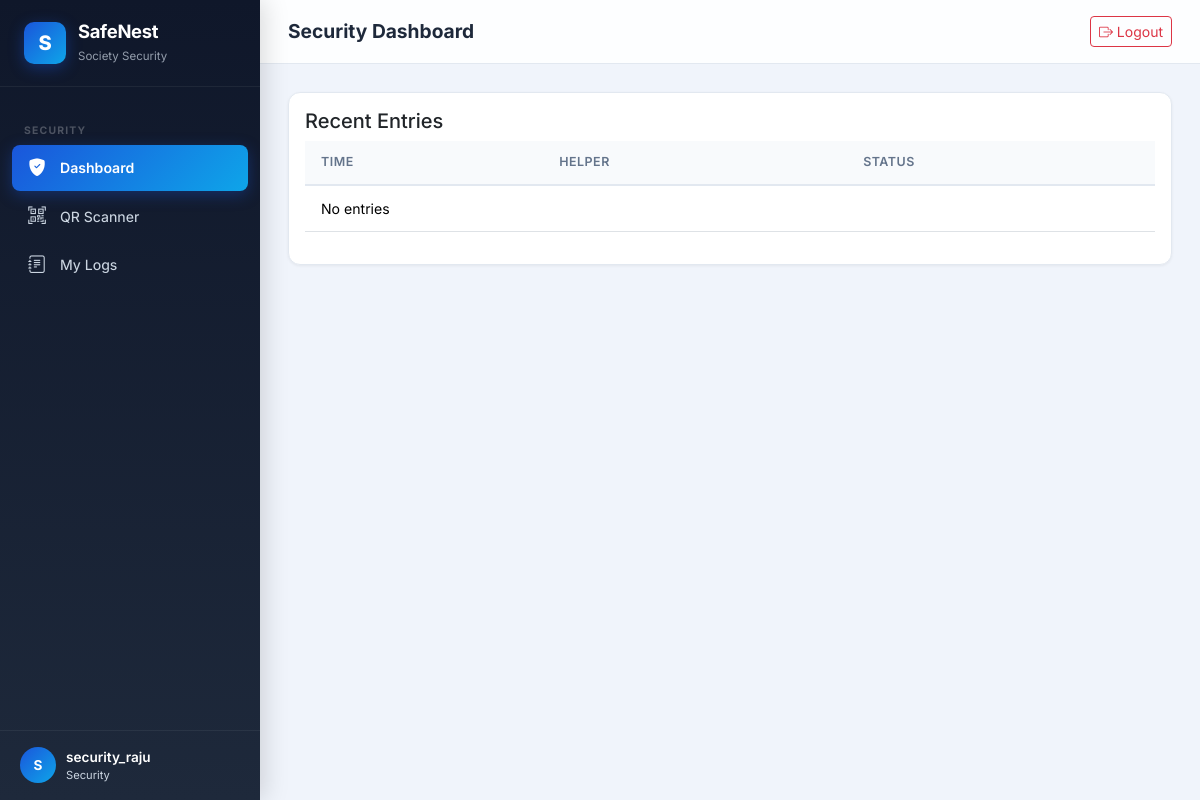
Page /security/dashboard (signed in) on the committed database.
### models.py (models this page shows, shortened)
class User(UserMixin, db.Model):
    __tablename__ = 'users'
    id = db.Column(db.Integer, primary_key=True)
    username = db.Column(db.String(80), unique=True, nullable=False)
    email = db.Column(db.String(120), unique=True, nullable=False)
    password_hash = db.Column(db.String(256), nullable=False)
    role = db.Column(db.String(20), nullable=False, default='resident')  # admin, resident, security
    flat_number = db.Column(db.String(20), nullable=True)
    phone = db.Column(db.String(15), nullable=True)
    is_active_user = db.Column(db.Boolean, default=True)
    created_at = db.Column(db.DateTime, default=datetime.utcnow)
    resident = db.relationship('Resident', backref='user', uselist=False, lazy=True)
    guard_logs = db.relationship('EntryLog', backref='guard', lazy=True)
    @property
    def is_active(self):
        return self.is_active_user

### app.py (the view)
    @app.route('/security/dashboard')
    @role_required('security')
    def security_dashboard():
        today = datetime.utcnow().date()
        scans_today = EntryLog.query.filter(db.func.date(EntryLog.entry_time) == today).count()
        blocked_today = EntryLog.query.filter(db.func.date(EntryLog.entry_time) == today, EntryLog.status == 'blocked').count()
        recent_logs = EntryLog.query.order_by(EntryLog.entry_time.desc()).limit(10).all()
        blocked_helpers = Helper.query.filter(Helper.verification_status.in_(['suspended', 'revoked'])).all()
        return render_template('security/dashboard.html',
                               scans_today=scans_today, blocked_today=blocked_today,
                               recent_logs=recent_logs, blocked_helpers=blocked_helpers)

### templates/security/dashboard.html (shortened to what this page needs)
{% extends "base.html" %}
{% block page_title %}Security Dashboard{% endblock %}
{% block content %}
<div class="card animate-in">
    <div class="card-body">
        <h5>Recent Entries</h5>
        <table class="table">
            <thead><tr><th>Time</th><th>Helper</th><th>Status</th></tr></thead>
            <tbody>
            {% for l in logs %}
            <tr><td>{{ l.entry_time }}</td><td>{{ l.helper.name }}</td><td>{{ l.status }}</td></tr>
            {% else %}
            <tr><td colspan="3">No entries</td></tr>
            {% endfor %}
            </tbody>
        </table>
    </div>
</div>
{% endblock %}

### templates/base.html (shortened to what this page needs)
<!DOCTYPE html>
<html lang="en">
<head>
    <link href="https://cdn.jsdelivr.net/npm/bootstrap@5.3.3/dist/css/bootstrap.min.css" rel="stylesheet">
    <link href="https://cdn.jsdelivr.net/npm/bootstrap-icons@1.11.3/font/bootstrap-icons.css" rel="stylesheet">
    <link href="{{ url_for('static', filename='css/style.css') }}" rel="stylesheet">
</head>
<body>
{% if current_user.is_authenticated %}
<aside class="sidebar" id="sidebar">
    <div class="sidebar-brand">
        <div class="brand-icon">S</div>
        <div>
            <h5>SafeNest</h5>
            <small>Society Security</small>
        </div>
    </div>
    <nav class="sidebar-nav">
        {% if current_user.role == 'admin' %}
        <div class="nav-section">Management</div>
        <a href="{{ url_for('admin_dashboard') }}" class="nav-link {% if request.endpoint == 'admin_dashboard' %}active{% endif %}">
            <i class="bi bi-grid-1x2-fill"></i> Dashboard
        </a>
        <a href="{{ url_for('admin_helpers') }}" class="nav-link {% if 'helper' in request.endpoint %}active{% endif %}">
            <i class="bi bi-people-fill"></i> Helpers
        </a>
        <a href="{{ url_for('admin_assignments') }}" class="nav-link {% if 'assignment' in request.endpoint %}active{% endif %}">
            <i class="bi bi-link-45deg"></i> Assignments
        </a>
        <div class="nav-section">Monitoring</div>
        <a href="{{ url_for('admin_logs') }}" class="nav-link {% if request.endpoint == 'admin_logs' %}active{% endif %}">
            <i class="bi bi-clock-history"></i> Entry Logs
        </a>
        <a href="{{ url_for('admin_complaints') }}" class="nav-link {% if 'complaint' in request.endpoint %}active{% endif %}">
            <i class="bi bi-flag-fill"></i> Complaints
        </a>
        <a href="{{ url_for('admin_analytics') }}" class="nav-link {% if 'analytics' in request.endpoint %}active{% endif %}">
            <i class="bi bi-bar-chart-fill"></i> Analytics
        </a>
        {% elif current_user.role == 'security' %}
        <div class="nav-section">Security</div>
        <a href="{{ url_for('security_dashboard') }}" class="nav-link {% if request.endpoint == 'security_dashboard' %}active{% endif %}">
            <i class="bi bi-shield-fill-check"></i> Dashboard
        </a>
        <a href="{{ url_for('security_scanner') }}" class="nav-link {% if 'scanner' in request.endpoint %}active{% endif %}">
            <i class="bi bi-qr-code-scan"></i> QR Scanner
        </a>
        <a href="{{ url_for('security_logs') }}" class="nav-link {% if request.endpoint == 'security_logs' %}active{% endif %}">
            <i class="bi bi-journal-text"></i> My Logs
        </a>
        {% endif %}
    </nav>
    <div class="sidebar-footer">
        <div class="user-info">
            <div class="user-avatar">{{ current_user.username[0]|upper }}</div>
            <div>
                <div class="user-name">{{ current_user.username }}</div>
                <div class="user-role">{{ current_user.role }}</div>
            </div>
        </div>
    </div>
</aside>
<div class="main-content">
    <header class="topbar">
        <div class="d-flex align-items-center gap-3">
            <span class="page-title">{% block page_title %}Dashboard{% endblock %}</span>
        </div>
        <div class="topbar-actions">
            <a href="{{ url_for('logout') }}" class="btn btn-sm btn-outline-danger">
                <i class="bi bi-box-arrow-right"></i> Logout
            </a>
        </div>
    </header>
    <main class="content-area">
        {% block content %}{% endblock %}
    </main>
</div>
{% else %}
{% block public_content %}{% endblock %}
{% endif %}
</body>
</html>

### static/css/style.css (style rules this page uses)
:root { --primary: #1a56db; --primary-dark: #1040a0; --primary-light: #e8effc; --accent: #0ea5e9; --accent-glow: rgba(14,165,233,0.15); --success: #10b981; --warning: #f59e0b; --danger: #ef4444; --info: #6366f1; --bg-body: #f0f4fb; --bg-sidebar: #0f172a; --bg-card: #ffffff; --text-primary: #1e293b; --text-secondary: #64748b; --text-sidebar: #cbd5e1; --text-sidebar-active: #ffffff; --border: #e2e8f0; --shadow-sm: 0 1px 3px rgba(0,0,0,.06); --shadow-md: 0 4px 16px rgba(0,0,0,.08); --shadow-lg: 0 8px 30px rgba(0,0,0,.12); --radius: 12px; --radius-sm: 8px; --sidebar-width: 260px; --topbar-height: 64px; }
* { margin:0; padding:0; box-sizing:border-box; }
body { font-family: 'Inter', system-ui, sans-serif; background: var(--bg-body); color: var(--text-primary); min-height: 100vh; overflow-x: hidden; }
a { text-decoration:none; color:var(--primary); transition: color .2s; }
.sidebar { position: fixed; top: 0; left: 0; width: var(--sidebar-width); height: 100vh; background: linear-gradient(180deg, #0f172a 0%, #1e293b 100%); z-index: 1000; display: flex; flex-direction: column; transition: transform .3s cubic-bezier(.4,0,.2,1); box-shadow: 4px 0 24px rgba(0,0,0,.15); }
.sidebar-brand { padding: 20px 24px; display: flex; align-items: center; gap: 12px; border-bottom: 1px solid rgba(255,255,255,.06); }
.sidebar-brand .brand-icon { width: 42px; height: 42px; border-radius: 10px; background: linear-gradient(135deg, var(--primary), var(--accent)); display: flex; align-items: center; justify-content: center; font-size: 20px; color: #fff; font-weight: 800; box-shadow: 0 4px 15px rgba(26,86,219,.4); }
.sidebar-brand h5 { color:#fff; font-weight:700; font-size:1.15rem; margin:0; letter-spacing:-.3px; }
.sidebar-brand small { color:var(--text-sidebar); font-size:.72rem; opacity:.7; }
.sidebar-nav { flex:1; padding: 16px 12px; overflow-y: auto; }
.sidebar-nav .nav-section { font-size: .65rem; font-weight: 700; text-transform: uppercase; letter-spacing: 1.2px; color: rgba(255,255,255,.25); padding: 16px 12px 6px; margin-top: 4px; }
.sidebar-nav .nav-link { display: flex; align-items: center; gap: 12px; padding: 10px 14px; border-radius: var(--radius-sm); color: var(--text-sidebar); font-size: .88rem; font-weight: 450; transition: all .2s; margin-bottom: 2px; position: relative; }
.sidebar-nav .nav-link.active { background: linear-gradient(135deg, var(--primary), var(--accent)); color: #fff; font-weight: 600; box-shadow: 0 4px 15px rgba(26,86,219,.35); }
.sidebar-nav .nav-link i { font-size: 1.1rem; width: 22px; text-align: center; }
.sidebar-footer { padding: 16px 20px; border-top: 1px solid rgba(255,255,255,.06); }
.sidebar-footer .user-info { display:flex; align-items:center; gap:10px; }
.sidebar-footer .user-avatar { width:36px; height:36px; border-radius:50%; background:linear-gradient(135deg, var(--primary), var(--accent)); display:flex; align-items:center; justify-content:center; color:#fff; font-weight:700; font-size:.85rem; }
.sidebar-footer .user-name { color:#fff; font-size:.85rem; font-weight:600; }
.sidebar-footer .user-role { color:var(--text-sidebar); font-size:.7rem; text-transform:capitalize; }
.main-content { margin-left: var(--sidebar-width); min-height: 100vh; transition: margin .3s; }
.topbar { height: var(--topbar-height); background: rgba(255,255,255,.85); backdrop-filter: blur(12px); border-bottom: 1px solid var(--border); display: flex; align-items: center; justify-content: space-between; padding: 0 28px; position: sticky; top: 0; z-index: 999; }
.topbar .page-title { font-size: 1.2rem; font-weight: 700; color: var(--text-primary); }
.topbar .topbar-actions { display:flex; gap:12px; align-items:center; }
.content-area { padding: 28px; }
.card { background: var(--bg-card); border-radius: var(--radius); box-shadow: var(--shadow-sm); border: 1px solid var(--border); overflow: hidden; transition: box-shadow .3s; }
.table { font-size: .88rem; }
.table thead th { background: #f8fafc; font-weight: 600; font-size: .78rem; text-transform: uppercase; letter-spacing: .5px; color: var(--text-secondary); border-bottom: 2px solid var(--border); padding: 12px 16px; }
.table td { padding: 12px 16px; vertical-align: middle; }
.table tbody tr { transition: background .15s; }
.animate-in { animation: fadeInUp .5s ease forwards; }

### rows in the picture
User: username "S", username "security_raju", role "Security"
